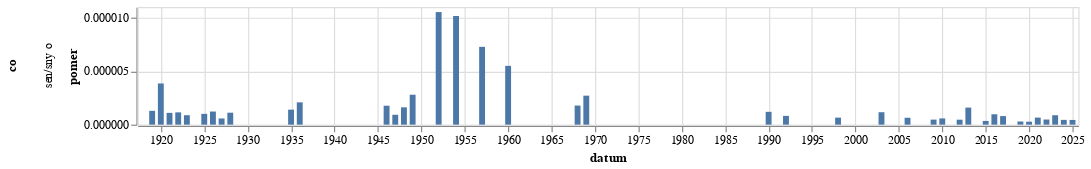

This figure's notebook cell:
### Code cell
graf(vyvoj_vyskytu("(?i) (sen|sny) o ","sen/sny o"))

### Figure 1 — Vega-Lite specification as saved in the notebook (floating-point values rounded to 4 significant figures)
{"config": {"view": {"continuousWidth": 300, "continuousHeight": 300}}, "data": {"name": "data-1ac9d3c35eb9fa718a6049c3eb03d726"}, "mark": {"type": "bar"}, "encoding": {"row": {"field": "co", "type": "nominal"}, "x": {"field": "datum", "type": "temporal"}, "y": {"field": "pomer", "type": "quantitative"}}, "height": 100, "width": 800, "$schema": "https://vega.github.io/schema/vega-lite/v5.8.0.json", "datasets": {"data-1ac9d3c35eb9fa718a6049c3eb03d726": [{"datum": "1918-01-01T00:00:00", "vyskytu": 0, "pocet_slov": 172010, "pomer": 0.0, "co": "sen/sny o"}, {"datum": "1919-01-01T00:00:00", "vyskytu": 2, "pocet_slov": 1547459, "pomer": 1.292e-06, "co": "sen/sny o"}, {"datum": "1920-01-01T00:00:00", "vyskytu": 6, "pocet_slov": 1557497, "pomer": 3.852e-06, "co": "sen/sny o"}, {"datum": "1921-01-01T00:00:00", "vyskytu": 2, "pocet_slov": 1814119, "pomer": 1.102e-06, "co": "sen/sny o"}, {"datum": "1922-01-01T00:00:00", "vyskytu": 2, "pocet_slov": 1739976, "pomer": 1.149e-06, "co": "sen/sny o"}, {"datum": "1923-01-01T00:00:00", "vyskytu": 1, "pocet_slov": 1131296, "pomer": 8.839e-07, "co": "sen/sny o"}, {"datum": "1924-01-01T00:00:00", "vyskytu": 0, "pocet_slov": 1386775, "pomer": 0.0, "co": "sen/sny o"}, {"datum": "1925-01-01T00:00:00", "vyskytu": 1, "pocet_slov": 989387, "pomer": 1.011e-06, "co": "sen/sny o"}, {"datum": "1926-01-01T00:00:00", "vyskytu": 2, "pocet_slov": 1629693, "pomer": 1.227e-06, "co": "sen/sny o"}, {"datum": "1927-01-01T00:00:00", "vyskytu": 1, "pocet_slov": 1725378, "pomer": 5.796e-07, "co": "sen/sny o"}, {"datum": "1928-01-01T00:00:00", "vyskytu": 2, "pocet_slov": 1786584, "pomer": 1.119e-06, "co": "sen/sny o"}, {"datum": "1929-01-01T00:00:00", "vyskytu": 0, "pocet_slov": 907519, "pomer": 0.0, "co": "sen/sny o"}, {"datum": "1930-01-01T00:00:00", "vyskytu": 0, "pocet_slov": 1990549, "pomer": 0.0, "co": "sen/sny o"}, {"datum": "1931-01-01T00:00:00", "vyskytu": 0, "pocet_slov": 1466185, "pomer": 0.0, "co": "sen/sny o"}, {"datum": "1932-01-01T00:00:00", "vyskytu": 0, "pocet_slov": 1117587, "pomer": 0.0, "co": "sen/sny o"}, {"datum": "1933-01-01T00:00:00", "vyskytu": 0, "pocet_slov": 1230441, "pomer": 0.0, "co": "sen/sny o"}, {"datum": "1934-01-01T00:00:00", "vyskytu": 0, "pocet_slov": 874472, "pomer": 0.0, "co": "sen/sny o"}, {"datum": "1935-01-01T00:00:00", "vyskytu": 1, "pocet_slov": 712050, "pomer": 1.404e-06, "co": "sen/sny o"}, {"datum": "1936-01-01T00:00:00", "vyskytu": 2, "pocet_slov": 958205, "pomer": 2.087e-06, "co": "sen/sny o"}, {"datum": "1937-01-01T00:00:00", "vyskytu": 0, "pocet_slov": 733783, "pomer": 0.0, "co": "sen/sny o"}, {"datum": "1938-01-01T00:00:00", "vyskytu": 0, "pocet_slov": 383461, "pomer": 0.0, "co": "sen/sny o"}, {"datum": "1945-01-01T00:00:00", "vyskytu": 0, "pocet_slov": 140144, "pomer": 0.0, "co": "sen/sny o"}, {"datum": "1946-01-01T00:00:00", "vyskytu": 2, "pocet_slov": 1129068, "pomer": 1.771e-06, "co": "sen/sny o"}, {"datum": "1947-01-01T00:00:00", "vyskytu": 1, "pocet_slov": 1083098, "pomer": 9.233e-07, "co": "sen/sny o"}, {"datum": "1948-01-01T00:00:00", "vyskytu": 1, "pocet_slov": 618132, "pomer": 1.618e-06, "co": "sen/sny o"}, {"datum": "1949-01-01T00:00:00", "vyskytu": 1, "pocet_slov": 357203, "pomer": 2.8e-06, "co": "sen/sny o"}, {"datum": "1950-01-01T00:00:00", "vyskytu": 0, "pocet_slov": 208781, "pomer": 0.0, "co": "sen/sny o"}, {"datum": "1951-01-01T00:00:00", "vyskytu": 0, "pocet_slov": 219888, "pomer": 0.0, "co": "sen/sny o"}, {"datum": "1952-01-01T00:00:00", "vyskytu": 2, "pocet_slov": 189920, "pomer": 1.053e-05, "co": "sen/sny o"}, {"datum": "1953-01-01T00:00:00", "vyskytu": 0, "pocet_slov": 114518, "pomer": 0.0, "co": "sen/sny o"}, {"datum": "1954-01-01T00:00:00", "vyskytu": 1, "pocet_slov": 98416, "pomer": 1.016e-05, "co": "sen/sny o"}, {"datum": "1955-01-01T00:00:00", "vyskytu": 0, "pocet_slov": 78833, "pomer": 0.0, "co": "sen/sny o"}, {"datum": "1956-01-01T00:00:00", "vyskytu": 0, "pocet_slov": 138430, "pomer": 0.0, "co": "sen/sny o"}, {"datum": "1957-01-01T00:00:00", "vyskytu": 1, "pocet_slov": 137388, "pomer": 7.279e-06, "co": "sen/sny o"}, {"datum": "1958-01-01T00:00:00", "vyskytu": 0, "pocet_slov": 142112, "pomer": 0.0, "co": "sen/sny o"}, {"datum": "1959-01-01T00:00:00", "vyskytu": 0, "pocet_slov": 141333, "pomer": 0.0, "co": "sen/sny o"}, {"datum": "1960-01-01T00:00:00", "vyskytu": 1, "pocet_slov": 181817, "pomer": 5.5e-06, "co": "sen/sny o"}, {"datum": "1961-01-01T00:00:00", "vyskytu": 0, "pocet_slov": 216288, "pomer": 0.0, "co": "sen/sny o"}, {"datum": "1962-01-01T00:00:00", "vyskytu": 0, "pocet_slov": 98793, "pomer": 0.0, "co": "sen/sny o"}, {"datum": "1963-01-01T00:00:00", "vyskytu": 0, "pocet_slov": 139432, "pomer": 0.0, "co": "sen/sny o"}, {"datum": "1964-01-01T00:00:00", "vyskytu": 0, "pocet_slov": 288820, "pomer": 0.0, "co": "sen/sny o"}, {"datum": "1965-01-01T00:00:00", "vyskytu": 0, "pocet_slov": 194814, "pomer": 0.0, "co": "sen/sny o"}, {"datum": "1966-01-01T00:00:00", "vyskytu": 0, "pocet_slov": 247115, "pomer": 0.0, "co": "sen/sny o"}, {"datum": "1967-01-01T00:00:00", "vyskytu": 0, "pocet_slov": 225198, "pomer": 0.0, "co": "sen/sny o"}, {"datum": "1968-01-01T00:00:00", "vyskytu": 1, "pocet_slov": 559905, "pomer": 1.786e-06, "co": "sen/sny o"}, {"datum": "1969-01-01T00:00:00", "vyskytu": 1, "pocet_slov": 368721, "pomer": 2.712e-06, "co": "sen/sny o"}, {"datum": "1970-01-01T00:00:00", "vyskytu": 0, "pocet_slov": 248046, "pomer": 0.0, "co": "sen/sny o"}, {"datum": "1971-01-01T00:00:00", "vyskytu": 0, "pocet_slov": 263102, "pomer": 0.0, "co": "sen/sny o"}, {"datum": "1972-01-01T00:00:00", "vyskytu": 0, "pocet_slov": 213032, "pomer": 0.0, "co": "sen/sny o"}, {"datum": "1973-01-01T00:00:00", "vyskytu": 0, "pocet_slov": 280835, "pomer": 0.0, "co": "sen/sny o"}, {"datum": "1974-01-01T00:00:00", "vyskytu": 0, "pocet_slov": 291980, "pomer": 0.0, "co": "sen/sny o"}, {"datum": "1975-01-01T00:00:00", "vyskytu": 0, "pocet_slov": 335255, "pomer": 0.0, "co": "sen/sny o"}, {"datum": "1976-01-01T00:00:00", "vyskytu": 0, "pocet_slov": 244998, "pomer": 0.0, "co": "sen/sny o"}, {"datum": "1977-01-01T00:00:00", "vyskytu": 0, "pocet_slov": 253702, "pomer": 0.0, "co": "sen/sny o"}, {"datum": "1978-01-01T00:00:00", "vyskytu": 0, "pocet_slov": 289894, "pomer": 0.0, "co": "sen/sny o"}, {"datum": "1979-01-01T00:00:00", "vyskytu": 0, "pocet_slov": 252883, "pomer": 0.0, "co": "sen/sny o"}, {"datum": "1980-01-01T00:00:00", "vyskytu": 0, "pocet_slov": 242065, "pomer": 0.0, "co": "sen/sny o"}, {"datum": "1981-01-01T00:00:00", "vyskytu": 0, "pocet_slov": 134899, "pomer": 0.0, "co": "sen/sny o"}, {"datum": "1982-01-01T00:00:00", "vyskytu": 0, "pocet_slov": 186973, "pomer": 0.0, "co": "sen/sny o"}, {"datum": "1983-01-01T00:00:00", "vyskytu": 0, "pocet_slov": 227768, "pomer": 0.0, "co": "sen/sny o"}, {"datum": "1984-01-01T00:00:00", "vyskytu": 0, "pocet_slov": 191735, "pomer": 0.0, "co": "sen/sny o"}, {"datum": "1985-01-01T00:00:00", "vyskytu": 0, "pocet_slov": 165973, "pomer": 0.0, "co": "sen/sny o"}, {"datum": "1986-01-01T00:00:00", "vyskytu": 0, "pocet_slov": 98877, "pomer": 0.0, "co": "sen/sny o"}, {"datum": "1987-01-01T00:00:00", "vyskytu": 0, "pocet_slov": 149991, "pomer": 0.0, "co": "sen/sny o"}, {"datum": "1988-01-01T00:00:00", "vyskytu": 0, "pocet_slov": 167631, "pomer": 0.0, "co": "sen/sny o"}, {"datum": "1989-01-01T00:00:00", "vyskytu": 0, "pocet_slov": 255151, "pomer": 0.0, "co": "sen/sny o"}, {"datum": "1990-01-01T00:00:00", "vyskytu": 1, "pocet_slov": 833434, "pomer": 1.2e-06, "co": "sen/sny o"}, {"datum": "1991-01-01T00:00:00", "vyskytu": 0, "pocet_slov": 1410605, "pomer": 0.0, "co": "sen/sny o"}, {"datum": "1992-01-01T00:00:00", "vyskytu": 1, "pocet_slov": 1217148, "pomer": 8.216e-07, "co": "sen/sny o"}, {"datum": "1993-01-01T00:00:00", "vyskytu": 0, "pocet_slov": 1127475, "pomer": 0.0, "co": "sen/sny o"}, {"datum": "1994-01-01T00:00:00", "vyskytu": 0, "pocet_slov": 948063, "pomer": 0.0, "co": "sen/sny o"}, {"datum": "1995-01-01T00:00:00", "vyskytu": 0, "pocet_slov": 1138209, "pomer": 0.0, "co": "sen/sny o"}, {"datum": "1996-01-01T00:00:00", "vyskytu": 0, "pocet_slov": 1240947, "pomer": 0.0, "co": "sen/sny o"}, {"datum": "1997-01-01T00:00:00", "vyskytu": 0, "pocet_slov": 2179318, "pomer": 0.0, "co": "sen/sny o"}, {"datum": "1998-01-01T00:00:00", "vyskytu": 1, "pocet_slov": 1522654, "pomer": 6.567e-07, "co": "sen/sny o"}, {"datum": "1999-01-01T00:00:00", "vyskytu": 0, "pocet_slov": 2465372, "pomer": 0.0, "co": "sen/sny o"}, {"datum": "2000-01-01T00:00:00", "vyskytu": 0, "pocet_slov": 2483127, "pomer": 0.0, "co": "sen/sny o"}, {"datum": "2001-01-01T00:00:00", "vyskytu": 0, "pocet_slov": 2462192, "pomer": 0.0, "co": "sen/sny o"}, {"datum": "2002-01-01T00:00:00", "vyskytu": 0, "pocet_slov": 1931845, "pomer": 0.0, "co": "sen/sny o"}, {"datum": "2003-01-01T00:00:00", "vyskytu": 3, "pocet_slov": 2578085, "pomer": 1.164e-06, "co": "sen/sny o"}, {"datum": "2004-01-01T00:00:00", "vyskytu": 0, "pocet_slov": 2351739, "pomer": 0.0, "co": "sen/sny o"}, {"datum": "2005-01-01T00:00:00", "vyskytu": 0, "pocet_slov": 2582168, "pomer": 0.0, "co": "sen/sny o"}, {"datum": "2006-01-01T00:00:00", "vyskytu": 1, "pocet_slov": 1552476, "pomer": 6.441e-07, "co": "sen/sny o"}, {"datum": "2007-01-01T00:00:00", "vyskytu": 0, "pocet_slov": 1826653, "pomer": 0.0, "co": "sen/sny o"}, {"datum": "2008-01-01T00:00:00", "vyskytu": 0, "pocet_slov": 1786832, "pomer": 0.0, "co": "sen/sny o"}, {"datum": "2009-01-01T00:00:00", "vyskytu": 1, "pocet_slov": 2116415, "pomer": 4.725e-07, "co": "sen/sny o"}, {"datum": "2010-01-01T00:00:00", "vyskytu": 1, "pocet_slov": 1718642, "pomer": 5.819e-07, "co": "sen/sny o"}, {"datum": "2011-01-01T00:00:00", "vyskytu": 0, "pocet_slov": 2512843, "pomer": 0.0, "co": "sen/sny o"}, {"datum": "2012-01-01T00:00:00", "vyskytu": 1, "pocet_slov": 2154063, "pomer": 4.642e-07, "co": "sen/sny o"}, {"datum": "2013-01-01T00:00:00", "vyskytu": 2, "pocet_slov": 1253654, "pomer": 1.595e-06, "co": "sen/sny o"}, {"datum": "2014-01-01T00:00:00", "vyskytu": 0, "pocet_slov": 2797907, "pomer": 0.0, "co": "sen/sny o"}, {"datum": "2015-01-01T00:00:00", "vyskytu": 1, "pocet_slov": 2883253, "pomer": 3.468e-07, "co": "sen/sny o"}, {"datum": "2016-01-01T00:00:00", "vyskytu": 3, "pocet_slov": 3088746, "pomer": 9.713e-07, "co": "sen/sny o"}, {"datum": "2017-01-01T00:00:00", "vyskytu": 2, "pocet_slov": 2494184, "pomer": 8.019e-07, "co": "sen/sny o"}, {"datum": "2018-01-01T00:00:00", "vyskytu": 0, "pocet_slov": 2950192, "pomer": 0.0, "co": "sen/sny o"}, {"datum": "2019-01-01T00:00:00", "vyskytu": 1, "pocet_slov": 3385704, "pomer": 2.954e-07, "co": "sen/sny o"}, {"datum": "2020-01-01T00:00:00", "vyskytu": 1, "pocet_slov": 3628168, "pomer": 2.756e-07, "co": "sen/sny o"}, {"datum": "2021-01-01T00:00:00", "vyskytu": 2, "pocet_slov": 3028906, "pomer": 6.603e-07, "co": "sen/sny o"}, {"datum": "2022-01-01T00:00:00", "vyskytu": 2, "pocet_slov": 4156918, "pomer": 4.811e-07, "co": "sen/sny o"}, {"datum": "2023-01-01T00:00:00", "vyskytu": 4, "pocet_slov": 4543342, "pomer": 8.804e-07, "co": "sen/sny o"}, {"datum": "2024-01-01T00:00:00", "vyskytu": 2, "pocet_slov": 4476204, "pomer": 4.468e-07, "co": "sen/sny o"}, {"datum": "2025-01-01T00:00:00", "vyskytu": 1, "pocet_slov": 2270793, "pomer": 4.404e-07, "co": "sen/sny o"}]}}
